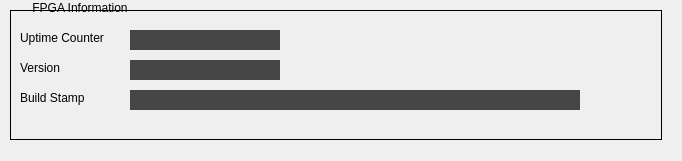
<?xml version="1.0" encoding="UTF-8"?>
<ui version="4.0">
 <class>Form</class>
 <widget class="QWidget" name="Form">
  <property name="geometry">
   <rect>
    <x>0</x>
    <y>0</y>
    <width>682</width>
    <height>161</height>
   </rect>
  </property>
  <property name="windowTitle">
   <string>Form</string>
  </property>
  <widget class="QFrame" name="frame">
   <property name="geometry">
    <rect>
     <x>10</x>
     <y>10</y>
     <width>652</width>
     <height>130</height>
    </rect>
   </property>
   <property name="frameShape">
    <enum>QFrame::Box</enum>
   </property>
   <property name="frameShadow">
    <enum>QFrame::Plain</enum>
   </property>
   <widget class="QLabel" name="label_3">
    <property name="geometry">
     <rect>
      <x>10</x>
      <y>20</y>
      <width>180</width>
      <height>15</height>
     </rect>
    </property>
    <property name="text">
     <string>Uptime Counter</string>
    </property>
   </widget>
   <widget class="QLabel" name="label_4">
    <property name="geometry">
     <rect>
      <x>10</x>
      <y>50</y>
      <width>180</width>
      <height>15</height>
     </rect>
    </property>
    <property name="text">
     <string>Version</string>
    </property>
   </widget>
   <widget class="QLabel" name="label_5">
    <property name="geometry">
     <rect>
      <x>10</x>
      <y>80</y>
      <width>180</width>
      <height>15</height>
     </rect>
    </property>
    <property name="text">
     <string>Build Stamp</string>
    </property>
   </widget>
   <widget class="PyDMLabel" name="PyDMLabel">
    <property name="geometry">
     <rect>
      <x>120</x>
      <y>20</y>
      <width>150</width>
      <height>20</height>
     </rect>
    </property>
    <property name="toolTip">
     <string/>
    </property>
    <property name="styleSheet">
     <string notr="true">color: rgb(12, 255, 68);
background-color: rgb(70, 70, 70);</string>
    </property>
    <property name="channel" stdset="0">
     <string>ca://${P}:FPGA_UPTIMECNT</string>
    </property>
   </widget>
   <widget class="PyDMLabel" name="PyDMLabel_2">
    <property name="geometry">
     <rect>
      <x>120</x>
      <y>50</y>
      <width>150</width>
      <height>20</height>
     </rect>
    </property>
    <property name="toolTip">
     <string/>
    </property>
    <property name="styleSheet">
     <string notr="true">color: rgb(12, 255, 68);
background-color: rgb(70, 70, 70);</string>
    </property>
    <property name="channel" stdset="0">
     <string>ca://${P}:FPGA_VER</string>
    </property>
   </widget>
   <widget class="PyDMLabel" name="PyDMLabel_3">
    <property name="geometry">
     <rect>
      <x>120</x>
      <y>80</y>
      <width>450</width>
      <height>20</height>
     </rect>
    </property>
    <property name="toolTip">
     <string/>
    </property>
    <property name="styleSheet">
     <string notr="true">color: rgb(12, 255, 68);
background-color: rgb(70, 70, 70);</string>
    </property>
    <property name="channel" stdset="0">
     <string>ca://${P}:FPGA_BUILDSTAMP</string>
    </property>
   </widget>
  </widget>
  <widget class="QLabel" name="label_2">
   <property name="geometry">
    <rect>
     <x>20</x>
     <y>0</y>
     <width>120</width>
     <height>15</height>
    </rect>
   </property>
   <property name="text">
    <string>FPGA Information</string>
   </property>
   <property name="alignment">
    <set>Qt::AlignCenter</set>
   </property>
  </widget>
 </widget>
 <customwidgets>
  <customwidget>
   <class>PyDMLabel</class>
   <extends>QLabel</extends>
   <header>pydm.widgets.label</header>
  </customwidget>
 </customwidgets>
 <resources/>
 <connections/>
</ui>
